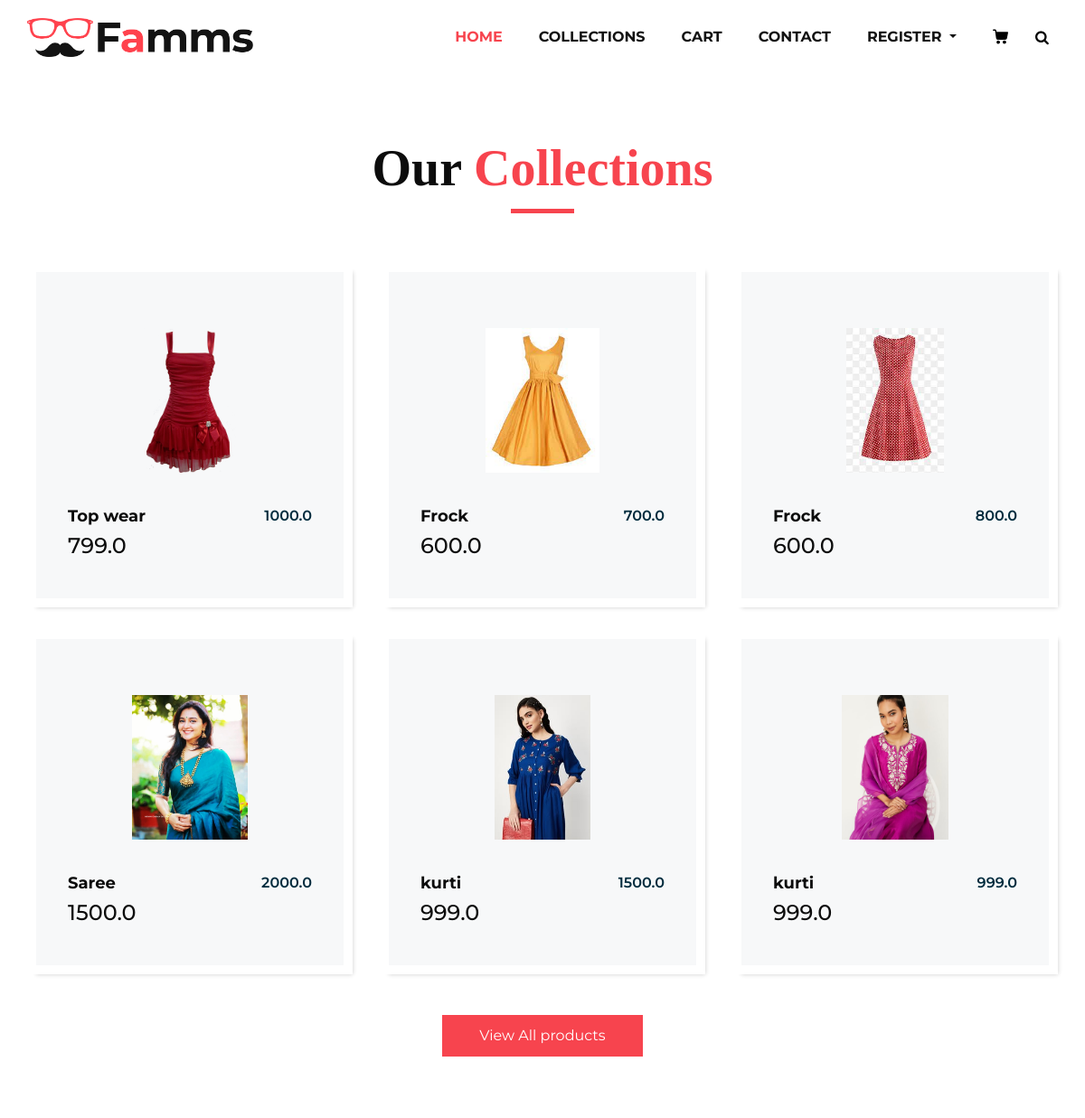
The page /collections/Women (upper part) on the database as committed earlier.
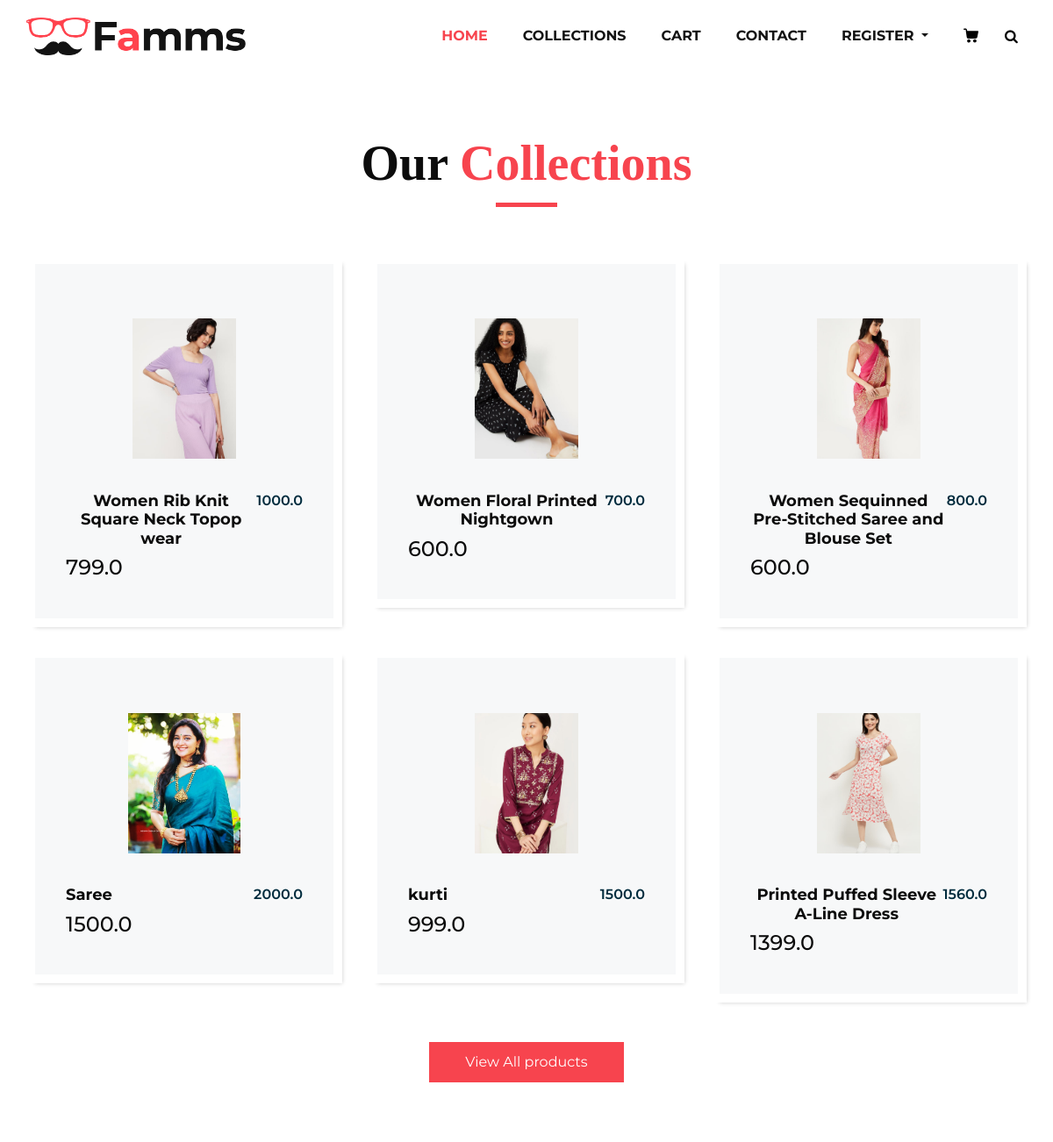
The same page on the database as committed later.
### home/models.py (models this page shows, shortened)
class Product(models.Model):
    category = models.ForeignKey(Category,on_delete=models.CASCADE)
    slug = models.CharField(max_length=50, null = False, blank = False)
    name = models.CharField(max_length=100,null=False,blank = False)
    product_image =models.ImageField(upload_to="category_img",null =False,blank=False)
    description = models.CharField(max_length=500,null=False,blank = False)
    quantity = models.IntegerField(null=False,blank=False)
    original_price =models.FloatField(null=False,blank=False)
    selling_price = models.FloatField(null=False,blank=False)
    status = models.IntegerField(default=False,help_text="0=default, 1=hidden")
    trending = models.BooleanField(default=False,help_text="0=default, 1=hidden")

### home/views.py (the view)
# urls.py: path('collections/<str:slug>',views.collectionsview,name="collectionsview"),
def collectionsview(request,slug):
    if(Category.objects.filter(slug=slug,status = 0)):
        product = Product.objects.filter(category__slug = slug)
    else:
        messages.error(request, "Category not found")
        return redirect('collcetions')
    return render(request,'product.html',{"product":product})

### home/templates/product.html (shortened to what this page needs)
{% extends 'layouts/submain.html' %}
{% load static %}
{% block body %}
<section class="product_section layout_padding">
   <div class="container">
      <div class="heading_container heading_center">
         <h2>
            Our <span>Collections</span>
         </h2>
      </div>
      <div class="row">
         {% for item in product %}
         <div class="col-sm-6 col-md-4 col-lg-4">
            <div class="box">
               <div class="img-box">
                  <img src="{{item.product_image.url}}" alt="">
               </div>
               <div class="detail-box">
                  <h5>
                     {{item.name}}
                  </h5>
                <h6>
                    {{item.original_price}}
                </h6>
               </div>
               <h4>{{item.selling_price}}
               </h4>
            </div>
         </div>
         {% endfor %}
      </div>
      <div class="btn-box">
         <a href="">
         View All products
         </a>
      </div>
   </div>
</section>
{% endblock %}

### home/templates/layouts/submain.html (shortened to what this page needs)
{% load static %}
<!DOCTYPE html>
<html>
   <head>
      <link rel="stylesheet" type="text/css" href="{% static 'css/bootstrap.css' %}" />
      <link href="{% static 'css/font-awesome.min.css' %}" rel="stylesheet" />
      <link href="{% static 'css/style.css' %}" rel="stylesheet" />
      <link href="{% static 'css/responsive.css' %}" rel="stylesheet" />
   </head>
   <body>
      <div>
      {% include 'inc/navbar.html' %}
      </div>
      {% block body%}
      {% endblock %}
  </body>
</html>

### home/templates/inc/navbar.html (shortened to what this page needs)
{% load static %}
    <header class="header_section">
       <div class="container">
          <nav class="navbar navbar-expand-lg custom_nav-container ">
             <a class="navbar-brand" href="index.html"><img width="250" src="{% static 'images/logo.png'%}" alt="#" /></a>
             <div class="collapse navbar-collapse" id="navbarSupportedContent">
                <ul class="navbar-nav">
                   <li class="nav-item active">
                      <a class="nav-link" href="{%url 'home'%}">Home <span class="sr-only">(current)</span></a>
                   </li>
                   <li class="nav-item">
                     <a class="nav-link" href="{% url 'collections' %}">Collections</a>
                  </li>
                   <li class="nav-item">
                     <a class="nav-link" href="{% url 'cart' %}">Cart</a>
                  </li>
                  <li class="nav-item">
                     <a class="nav-link" href="{%url 'contact'%}">Contact</a>
                  </li>
                   {% if user.is_authenticated %}
                   <li class="nav-item">
                     <a class="nav-link" href="{%url 'logout'%}">Logout</a>
                  </li>
                  {% else %}
                   <li class="nav-item dropdown">
                    <a class="nav-link dropdown-toggle" href="#" data-toggle="dropdown" role="button" aria-haspopup="true" aria-expanded="true"> <span class="nav-label">Register </a>
                 </li>
                 {% endif %}
                   <li class="nav-item">
                      <a class="nav-link" href="#">
                      </a>
                   </li>
                   <form class="form-inline">
                      <button class="btn  my-2 my-sm-0 nav_search-btn" type="submit">
                      <i class="fa fa-search" aria-hidden="true"></i>
                      </button>
                   </form>
                </ul>
             </div>
          </nav>
       </div>
    </header>

### home/static/css/style.css (style rules this page uses)
* { box-sizing: border-box; }
body { font-family: 'Montserrat', sans-serif; color: #0c0c0c; background-color: #ffffff; overflow-x: hidden; }
.layout_padding { padding: 70px 0; }
h1, h2 { font-family: 'Playfair Display', serif; }
.heading_container { display: -webkit-box; display: -ms-flexbox; display: flex; -webkit-box-orient: vertical; -webkit-box-direction: normal; -ms-flex-direction: column; flex-direction: column; -webkit-box-align: start; -ms-flex-align: start; align-items: flex-start; }
.heading_container h2 { position: relative; margin-bottom: 0; font-size: 3.5rem; font-weight: bold; }
.heading_container h2::after { content: ""; display: block; width: 70px; height: 5px; background: #f7444e; margin: 10px auto 10px; }
.heading_container h2 span { color: #f7444e; }
.heading_container.heading_center { -webkit-box-align: center; -ms-flex-align: center; align-items: center; text-align: center; }
a, a:hover, a:focus { text-decoration: none; }
.btn, .btn:focus { outline: none !important; -webkit-box-shadow: none; box-shadow: none; }
.header_section { padding: 15px 0; }
.navbar-brand { font-family: 'Playfair Display', serif; }
.custom_nav-container { padding: 0; }
.custom_nav-container .navbar-nav { margin-left: auto; }
.custom_nav-container .navbar-nav .nav-item .nav-link { padding: 5px 20px; color: #131313; text-align: center; text-transform: uppercase; border-radius: 5px; -webkit-transition: all 0.3s; transition: all 0.3s; font-weight: 700; }
.custom_nav-container .navbar-nav .nav-item .nav-link svg { width: 17px; height: auto; fill: #000000; margin-bottom: 2px; }
.custom_nav-container .navbar-nav .nav-item:hover .nav-link, .custom_nav-container .navbar-nav .nav-item.active .nav-link { color: #f7444e; }
.custom_nav-container .nav_search-btn { width: 35px; height: 35px; padding: 0; border: none; color: #000000; }
.product_section .heading_container { margin-bottom: 20px; }
.product_section .box { position: relative; margin-top: 25px; padding: 35px 35px; background-color: #f7f8f9; -webkit-transition: all .3s; transition: all .3s; overflow: hidden; box-shadow: 5px 5px 5px -5px rgba(0,0,0,.2); border: solid #fff 10px; }
.product_section .box .img-box { display: -webkit-box; display: -ms-flexbox; display: flex; -webkit-box-pack: center; -ms-flex-pack: center; justify-content: center; -webkit-box-align: center; -ms-flex-align: center; align-items: center; height: 215px; }
.product_section .box .img-box img { max-width: 100%; max-height: 160px; -webkit-transition: all .3s; transition: all .3s; }
.product_section .box .detail-box { text-align: center; display: -webkit-box; display: -ms-flexbox; display: flex; -webkit-box-pack: justify; -ms-flex-pack: justify; justify-content: space-between; }
.product_section .box .detail-box h5 { font-size: 18px; margin-top: 10px; }
.product_section .box .detail-box h6 { margin-top: 10px; color: #002c3e; font-weight: 600; }
.product_section .btn-box { display: -webkit-box; display: -ms-flexbox; display: flex; -webkit-box-pack: center; -ms-flex-pack: center; justify-content: center; margin-top: 45px; }
.product_section .btn-box a { display: inline-block; padding: 10px 40px; background-color: #f7444e; border: 1px solid #f7444e; color: #ffffff; border-radius: 0; -webkit-transition: all 0.3s; transition: all 0.3s; }
.detail-box h5 { font-size: 21px; font-weight: 700; }

### home/static/css/responsive.css (style rules this page uses)
@media (min-width: 1200px) { .container { max-width: 1170px; } }

Rows that differ between the two databases and show on the page:
removed Product: product_image (picture), name "kurti", original_price "999.0", selling_price "999.0"
changed Product: product_image: a different picture; name "Top wear" → "Women Rib Knit Square Neck Topop wear"
changed Product: product_image: a different picture; name "Frock" → "Women Floral Printed Nightgown"
changed Product: product_image: a different picture; name "Frock" → "Women Sequinned Pre-Stitched Saree and Blouse Set"
changed Product "kurti": product_image: a different picture
added Product: product_image (picture), name "Printed Puffed Sleeve A-Line Dress", original_price "1560.0", selling_price "1399.0"
